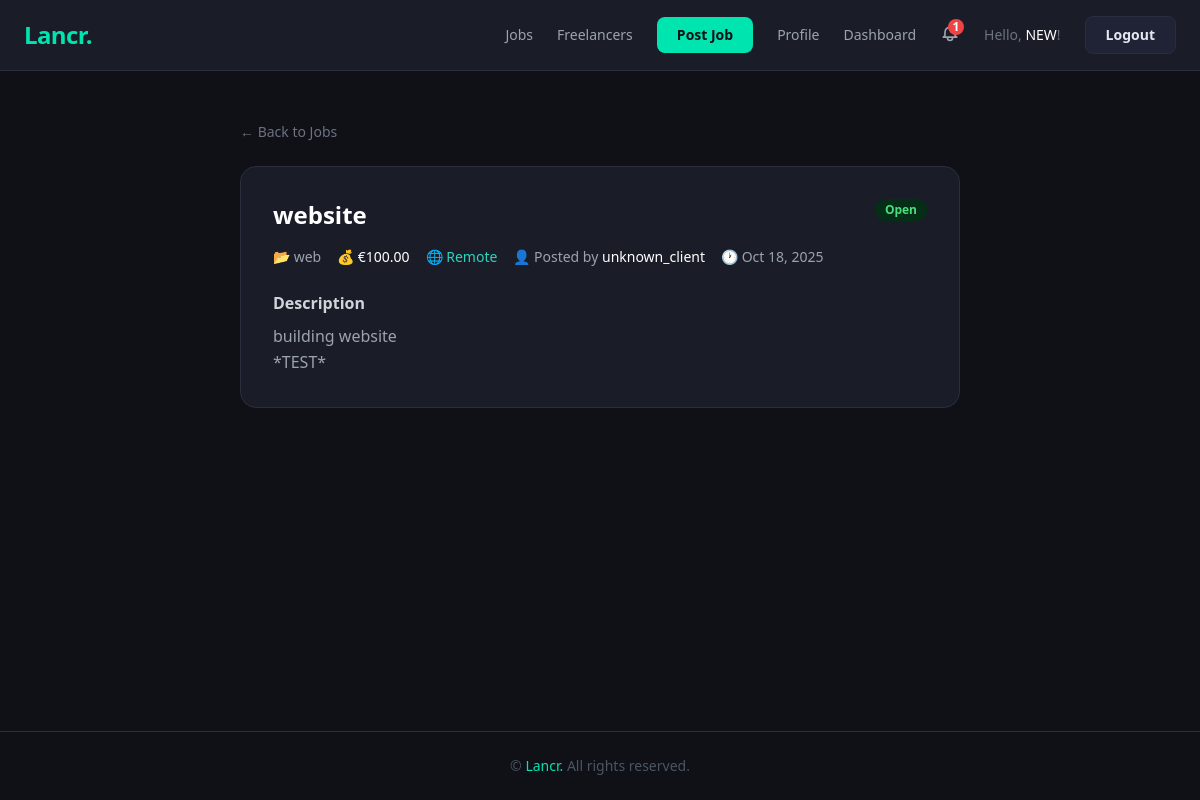
The app's page /jobs/1/ (signed in) with its own data.
### accounts/models.py (models this page shows, shortened)
class User(AbstractUser):
    ROLE_CHOICES = (
        ('client', 'Client'),
        ('freelancer', 'Freelancer'),
    )
    role = models.CharField(max_length=20, choices=ROLE_CHOICES)

### jobs/models.py (models this page shows, shortened)
class Job(models.Model):
    CATEGORY_CHOICES = [
        ('construction', 'Construction'),
        ('plumbing', 'Plumbing'),
        ('electrical', 'Electrical'),
        ('carpentry', 'Carpentry'),
        ('painting', 'Painting & Decorating'),
        ('landscaping', 'Landscaping'),
        ('cleaning', 'Cleaning'),
        ('other', 'Other'),
    ]
    STATUS_CHOICES = [
        ('open', 'Open'),
        ('in_progress', 'In Progress'),
        ('closed', 'Closed'),
    ]
    CURRENCY_CHOICES = [
        ('EUR', '€ Euro'),
        ('USD', '$ US Dollar'),
        ('GBP', '£ British Pound'),
        ('CAD', 'CA$ Canadian Dollar'),
        ('AUD', 'AU$ Australian Dollar'),
    ]
    title = models.CharField(max_length=200)
    description = models.TextField()
    budget = models.DecimalField(max_digits=10, decimal_places=2)
    currency = models.CharField(max_length=3, choices=CURRENCY_CHOICES, default='EUR')
    category = models.CharField(max_length=50, choices=CATEGORY_CHOICES)
    location = models.CharField(max_length=100, blank=True, help_text="Leave blank if remote")
    remote = models.BooleanField(default=False)
    created_at = models.DateTimeField(auto_now_add=True)
    status = models.CharField(max_length=20, choices=STATUS_CHOICES, default='open')
    slug = models.SlugField(null=True, blank=True, unique=True)
    client = models.ForeignKey(
        settings.AUTH_USER_MODEL,
        on_delete=models.CASCADE,
        related_name='jobs_posted'
    )
    hired_freelancer = models.ForeignKey(
        settings.AUTH_USER_MODEL,
        on_delete=models.SET_NULL,
        null=True,
        blank=True,
        related_name='jobs_hired'
    )
    completed_by_client = models.BooleanField(default=False)
    completed_by_freelancer = models.BooleanField(default=False)
    class Meta:
        ordering = ['-created_at']

### jobs/views.py (the view)
# urls.py: path('jobs/<int:id>/', views.job_detail, name='job_detail'),
def job_detail(request, id):
    job = get_object_or_404(Job, id=id)
    user_has_applied = False
    if request.user.is_authenticated:
        user_has_applied = Application.objects.filter(
            job=job, freelancer=request.user
        ).exists()
    return render(request, 'jobs/job_detail.html', {
        'job': job,
        'user_has_applied': user_has_applied
    })

### jobs/context_processors.py (called while the page is built)
def notifications(request):
    if request.user.is_authenticated:
        unread_count = request.user.notifications.filter(is_read=False).count()
        return {'unread_count': unread_count}
    return {'unread_count': 0}

### jobs/templatetags/currency_tags.py (called while the page is built)
@register.filter
def currency_symbol(currency_code):
    return SYMBOLS.get(currency_code, currency_code)

### jobs/templates/jobs/job_detail.html (shortened to what this page needs)
{% extends "base.html" %}
{% load currency_tags %}
{% block content %}
<div class="max-w-3xl mx-auto py-12 px-6">
  <a href="{% url 'job_list' %}"
     class="text-gray-500 hover:text-teal-400 text-sm transition mb-6 inline-block">
    ← Back to Jobs
  </a>
  <div class="bg-card border border-subtle rounded-2xl p-8 mb-6">
    <div class="flex items-start justify-between gap-4 mb-4">
      <h1 class="text-2xl font-bold text-white">{{ job.title }}</h1>
      <span class="badge-{{ job.status }} shrink-0">{{ job.get_status_display }}</span>
    </div>
    <div class="flex flex-wrap gap-4 text-sm text-gray-400 mb-6">
      <span>📂 {{ job.get_category_display }}</span>
      <span>💰 <span class="text-white font-medium">
        {{ job.currency|currency_symbol }}{{ job.budget }}
      </span></span>
      {% if job.remote %}
        <span class="text-teal-400 font-medium">🌐 Remote</span>
      {% else %}
        <span>📍 {{ job.location|default:"Not specified" }}</span>
      {% endif %}
      <span>👤 Posted by
        <a href="{% url 'profile_view' job.client.username %}"
           class="text-white hover:text-teal-400 transition">{{ job.client.username }}</a>
      </span>
      <span>🕐 {{ job.created_at|date:"M d, Y" }}</span>
    </div>
    <h2 class="text-gray-300 font-semibold mb-2">Description</h2>
    <p class="text-gray-400 leading-relaxed whitespace-pre-line">{{ job.description }}</p>
  </div>
</div>
{% endblock %}

### jobs/templates/base.html (shortened to what this page needs)
<!DOCTYPE html>
<html lang="en">
<head>
  <script src="https://cdn.tailwindcss.com"></script>
</head>
<body class="min-h-screen flex flex-col">
  <nav class="bg-card border-b border-subtle px-6 py-4">
    <div class="flex items-center justify-between">
      <a href="{% url 'home' %}" class="text-2xl font-black lancr-teal tracking-tight">Lancr.</a>
      <div class="desktop-nav hidden md:flex items-center gap-6 text-sm">
        <a href="{% url 'job_list' %}" class="text-gray-400 hover:text-white transition">Jobs</a>
        <a href="{% url 'freelancer_list' %}" class="text-gray-400 hover:text-white transition">Freelancers</a>
        {% if user.is_authenticated %}
          {% if user.profile.role == 'client' %}
            <a href="{% url 'job_list' %}" class="btn-primary text-sm">Post Job</a>
          {% endif %}
          <a href="{% url 'profile_view' user.username %}" class="text-gray-400 hover:text-white transition">Profile</a>
          <a href="{% url 'client_dashboard' %}" class="text-gray-400 hover:text-white transition">Dashboard</a>
          <div class="notif-wrapper relative">
            <button class="relative text-gray-400 hover:text-white transition focus:outline-none">
              {% if unread_count > 0 %}
              <span class="absolute -top-1 -right-1 bg-red-500 text-white text-xs font-bold rounded-full w-4 h-4 flex items-center justify-center leading-none">
                {{ unread_count }}
              </span>
              {% endif %}
            </button>
          </div>
          <span class="text-gray-500">Hello, <span class="text-white font-medium">{{ user.username }}</span>!</span>
          <form method="post" action="{% url 'logout' %}" class="inline">
            <button type="submit" class="btn-secondary text-sm">Logout</button>
          </form>
        {% else %}
          <a href="{% url 'login' %}" class="text-gray-400 hover:text-white transition">Login</a>
          <a href="{% url 'register' %}" class="btn-primary text-sm">Sign Up</a>
        {% endif %}
      </div>
    </div>
  </nav>
  <main class="flex-1">
    {% block content %}{% endblock %}
  </main>
  <footer class="border-t border-subtle text-center text-gray-600 text-sm py-6">
    © <a href="{% url 'home' %}" class="lancr-teal hover:underline">Lancr.</a> All rights reserved.
  </footer>
</body>
</html>

### jobs/templates/base.html (style rules this page uses)
body { background-color: #0f1117; color: #e2e8f0; }
.lancr-teal { color: #00e5b0; }
.bg-card { background-color: #1a1d27; }
.border-subtle { border-color: #2a2d3e; }
.btn-primary { background-color: #00e5b0; color: #0f1117; font-weight: 700; padding: 0.5rem 1.25rem; border-radius: 0.5rem; display: inline-block; transition: background-color 0.2s; }
.btn-secondary { background-color: #1f2335; color: #e2e8f0; font-weight: 600; padding: 0.5rem 1.25rem; border-radius: 0.5rem; border: 1px solid #2a2d3e; display: inline-block; transition: border-color 0.2s; }
.badge-open { background: #052e16; color: #4ade80; padding: 2px 10px; border-radius: 9999px; font-size: 0.75rem; font-weight: 600; }

### records on screen
User: username "NEW"
Job: title "website", status "Open", category "web", currency "€", budget "100.00", client.username "unknown_client", created_at "Oct 18, 2025", description "building website *TEST*"

### other values on screen
{{ unread_count }} "1"
